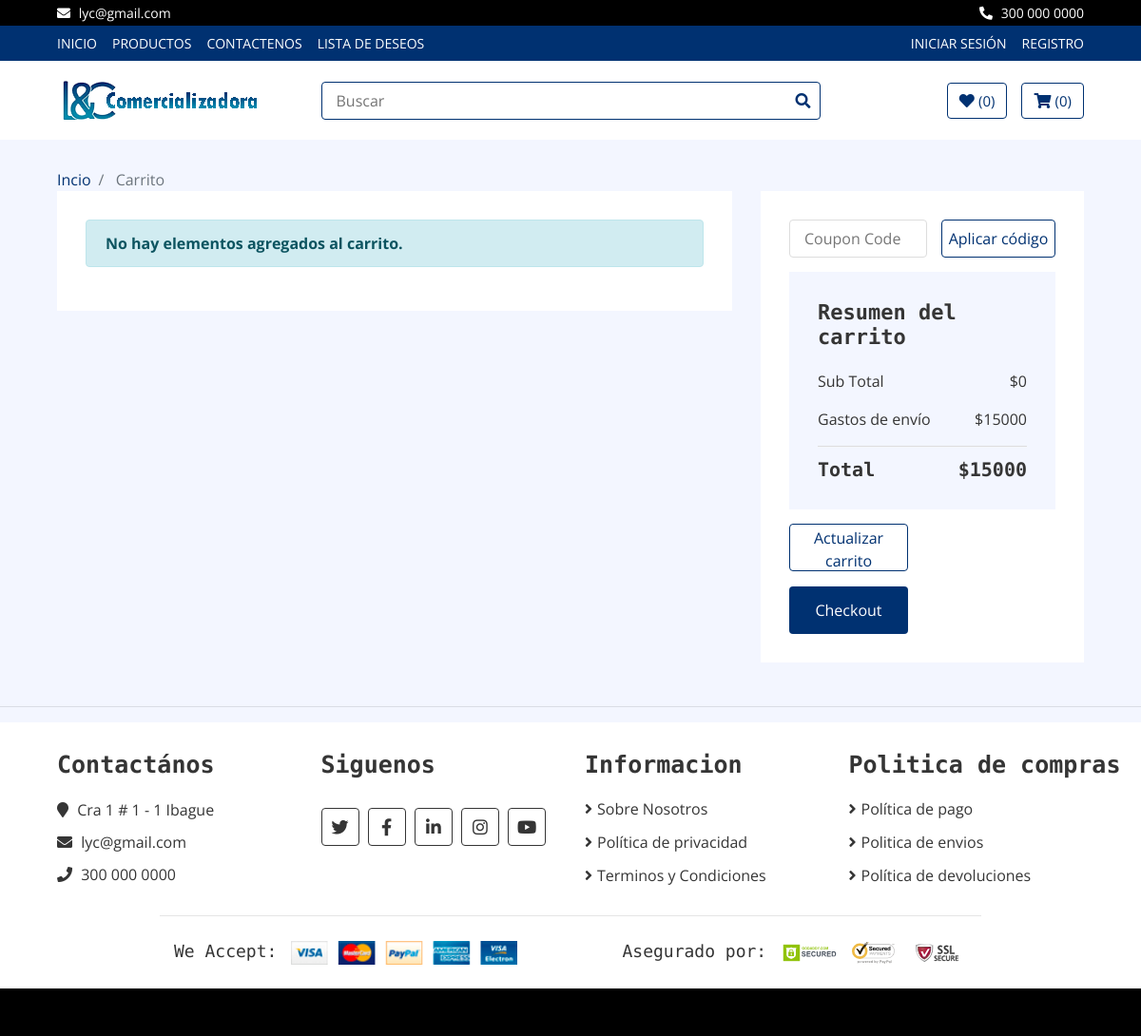
Page /cart/ on the committed database.
### politicas/models.py (models this page shows, shortened)
class CorreoEmpresa(models.Model):
    direccion = models.CharField(max_length=100)
    correo = models.EmailField(unique=True)
    telefono = models.CharField(max_length=20)

class GastosEnvio(models.Model):
    monto = models.PositiveIntegerField()

### core/views.py (the view, shortened to what this page needs)
# urls.py: path('cart/', core_views.product_cart, name='cart'),
def product_cart(request):
    cart = Cart(request)
    cart_items = []
    total_price = 0
    gastos_envio = GastosEnvio.objects.first()
    subtotal = total_price
    total = total_price + gastos_envio.monto  # Calcula el total sumando total_price y gastos de envío
    return render(request, "core/cart.html", {
        'cart_items': cart_items,
        'total_price': total_price,
        'gastos_envio': gastos_envio,
        'subtotal': subtotal,
        'total': total,
    })

### core/context_processors.py (called while the page is built)
def correo_empresa(request):
    correo_empresa = CorreoEmpresa.objects.first()
    return {'correo_empresa': correo_empresa}

### core/templates/core/cart.html (shortened to what this page needs)
{% extends 'core/base.html' %}
{% load static %}
{% block content %}
<div class="cart-page">
  <div class="breadcrumb-wrap">
    <div class="container-fluid">
      <ul class="breadcrumb">
        <li class="breadcrumb-item"><a href="{% url 'home' %}">Incio</a></li>
        <li class="breadcrumb-item active" href="{% url 'cart' %}"> Carrito</li>
      </ul>
    </div>
  </div>
  <div class="container-fluid">
    <div class="row">
      <div class="col-lg-8">
        <div class="cart-page-inner">
          {% if cart_items %}
          <div class="table-responsive">
            <table class="table table-bordered">
              <thead class="thead-dark">
                <tr>
                  <th>Producto</th>
                  <th>Precio</th>
                  <th>Cantidad</th>
                  <th>Total</th>
                  <th>Eliminar</th>
                </tr>
              </thead>
              <tbody class="align-middle">
                {% for item in cart_items %}
                <tr>
                  <td>
                    <div class="img">
                      <a href="#">
                        {% comment %}
                        <img
                          src="{{ item.product.imagen.url }}"
                          alt="{{ item.product.nombre }}"
                        />
                        {% endcomment %}
                      </a>
                      <p>{{ item.product.nombre }}</p>
                    </div>
                  </td>
                  <td>${{ item.product.precio }} COP</td>
                  <td data-product-id="{{ item.product.id }}">
                    <div class="qty">
                      <button class="btn-minus">
                        <i class="fa fa-minus"></i>
                      </button>
                      <input
                        type="text"
                        value="{{ item.quantity }}"
                        data-product-id="{{ item.product.id }}"
                        data-product-price="{{ item.product.precio }}"
                      />
                      <button class="btn-plus">
                        <i class="fa fa-plus"></i>
                      </button>
                    </div>
                  </td>
                  <td class="total-price">${{ item.total_item_price }} COP</td>
                  <td>
                    {% csrf_token %}
                    <button class="btn-delete" data-product-id="{{ item.product.id }}">
                      <i class="fa fa-trash"></i>
                    </button>
                  </td>
                </tr>
                {% endfor %}
              </tbody>
            </table>
          </div>
          {% else %}
          <div class="alert alert-info" role="alert">
            <strong>No hay elementos agregados al carrito.</strong>
        </div>
        {% endif %}
        </div>
      </div>
      <div class="col-lg-4">
        <div class="cart-page-inner">
          <div class="row">
            <div class="col-md-12">
                <div class="coupon">
                    <form method="post">
                        <input type="text" name="cupon_codigo" placeholder="Coupon Code" />
                        <button type="submit">Aplicar código</button>
                    </form>
                </div>
            </div>
            <div class="col-md-12">
                <div class="cart-summary">
                    <div class="cart-content">
                        <h1>Resumen del carrito</h1>
                        <p>Sub Total<span>${{ subtotal }}</span></p>
                        <p>Gastos de envío<span>${{ gastos_envio.monto }}</span></p>
                        <h2>Total<span>${{ total }}</span></h2>
                    </div>
                    <div class="cart-btn">
                        <button>Actualizar carrito</button>
                        <form method="post" action="{% url 'checkout' %}">
                          <button type="submit">Checkout</button>
                      </form>
                    </div>
                </div>
            </div>
        </div>
        </div>
      </div>
    </div>
  </div>
</div>
{% endblock %}

### core/templates/core/base.html (shortened to what this page needs)
<!DOCTYPE html>
<html lang="es">
<head>
  {% load static %}
  <link rel="stylesheet" href="https://cdnjs.cloudflare.com/ajax/libs/font-awesome/5.15.3/css/all.min.css">
  <link href="https://stackpath.bootstrapcdn.com/bootstrap/4.4.1/css/bootstrap.min.css" rel="stylesheet" />
  <link href="https://cdnjs.cloudflare.com/ajax/libs/font-awesome/5.10.0/css/all.min.css" rel="stylesheet" />
  <link href="{% static 'core/css/mainstyle.css' %}" rel="stylesheet" />
  <link rel="stylesheet" href="{% static 'lib/slick/slick.css' %}" type="text/css">
  <link rel="stylesheet" href="{% static 'lib/slick/slick-theme.css' %}" type="text/css">
</head>
  <body>
    <div class="top-bar">
      <div class="container-fluid">
        <div class="row">
          <div class="col-sm-6">
            <i class="fa fa-envelope"></i>
            {{ correo_empresa.correo }}
          </div>
          <div class="col-sm-6">
            <i class="fa fa-phone-alt"></i>
            {{ correo_empresa.telefono }}
          </div>
        </div>
      </div>
    </div>
    <div class="nav">
      <div class="container-fluid">
        <nav class="navbar navbar-expand-md bg-dark navbar-dark">
          <div class="collapse navbar-collapse justify-content-between" id="navbarCollapse">
            <div class="navbar-nav mr-auto">
              <a href="{% url 'home' %}" class="nav-item nav-link">Inicio</a>
              <a href="{% url 'product_list' %}" class="nav-item nav-link">Productos</a>
              <a href="{% url 'contact' %}" class="nav-item nav-link">Contactenos</a>
              <a href="{% url 'wishlist' %}" class="nav-item nav-link">Lista de Deseos</a>
            </div>
            <div class="navbar-nav ml-auto">
              {% if not request.user.is_authenticated %}
                <li class="nav-item">
                  <a class="nav-link" href="{% url 'login' %}">Iniciar sesión</a>
                </li>
                <li class="nav-item">
                  <a class="nav-link" href="{% url 'signup' %}">Registro</a>
                </li>
              {% endif %}
            </div>
          </div>
        </nav>
      </div>
    </div>
    <header class="masthead">
      <div class="bottom-bar">
        <div class="container-fluid">
          <div class="row align-items-center">
            <div class="col-md-3">
              <div class="logo">
                <a href="{% url 'home' %}">
                  <img src="/static/core/img/logo.png" alt="Logo" />
                </a>
              </div>
            </div>
            <div class="col-md-6">
              <div class="search">
                <input type="text" placeholder="Buscar" />
                <button><i class="fa fa-search"></i></button>
              </div>
            </div>
            <div class="col-md-3">
              <div class="user">
                  {% if user.is_authenticated %}
                  <a href="{% url 'wishlist' %}" class="btn wishlist">
                      <i class="fa fa-heart"></i>
                      <span>({{ request.session.wishlist|length }})</span>
                  </a>
                  <a href="{% url 'cart' %}" class="btn cart">
                      <i class="fa fa-shopping-cart"></i>
                      <span>({{ request.session.cart|length }})</span>
                  </a>
                  {% else %}
                  <a href="{% url 'login' %}" class="btn wishlist">
                      <i class="fa fa-heart"></i>
                      <span>({{ request.session.wishlist|length }})</span>
                  </a>
                  <a href="{% url 'login' %}" class="btn cart">
                      <i class="fa fa-shopping-cart"></i>
                      <span>({{ request.session.cart|length }})</span>
                  </a>
                  {% endif %}
              </div>
          </div>
          </div>
        </div>
      </div>
    </header>
    {% block content%}
    {% endblock%}
    {% if request.path != "/" %}
    <hr />
    {% endif %}
    <div class="footer_container">
      <div class="footer">
        <div class="container-fluid">
          <div class="row">
            <div class="col-lg-3 col-md-6">
              <div class="footer-widget">
                <h2>Contactános</h2>
                <div class="contact-info">
                  <p>
                    <i class="fa fa-map-marker"></i> {{ correo_empresa.direccion }}
                  </p>
                  <p>
                    <i class="fa fa-envelope"></i>
                    <a href="mailto:{{ correo_empresa.correo }}" target="_blank"
                      style="color: #353535; text-decoration: none;">{{ correo_empresa.correo }}</a>
                  </p>
                  <p><i class="fa fa-phone"></i> {{ correo_empresa.telefono }}</p>
                </div>
              </div>
            </div>
            <div class="col-lg-3 col-md-6">
              <div class="footer-widget">
                <h2>Siguenos</h2>
                <div class="contact-info">
                  <div class="social">
                    <a href="https://twitter.com/" target="_blank"><i class="fab fa-twitter"></i></a>
                    <a href="https://www.facebook.com/" target="_blank"><i class="fab fa-facebook-f"></i></a>
                    <a href="https://www.linkedin.com/" target="_blank"><i class="fab fa-linkedin-in"></i></a>
                    <a href="https://www.instagram.com/" target="_blank"><i class="fab fa-instagram"></i></a>
                    <a href="https://www.youtube.com/" target="_blank"><i class="fab fa-youtube"></i></a>
                  </div>
                </div>
              </div>
            </div>
            <div class="col-lg-3 col-md-6">
              <div class="footer-widget">
                <h2>Informacion</h2>
                <ul>
                  <li><a href="{% url 'sobre-nosotros' %}">Sobre Nosotros</a></li>
                  <li><a href="{% url 'politica-privacidad' %}">Política de privacidad</a></li>
                  <li><a href="{% url 'terminos-condiciones' %}">Terminos y Condiciones</a></li>
                </ul>
              </div>
            </div>
            <div class="col-lg-3 col-md-6">
              <div class="footer-widget">
                <h2>Politica de compras</h2>
                <ul>
                  <li><a href="{% url 'politica-pagos' %}">Política de pago</a></li>
                  <li><a href="{% url 'politica-envios' %}">Politica de envios</a></li>
                  <li><a href="{% url 'politica-devoluciones' %}">Política de devoluciones</a></li>
                </ul>
              </div>
            </div>
          </div>
          <div class="row payment align-items-center">
            <div class="col-md-6">
              <div class="payment-method">
                <h2>We Accept:</h2>
                <img src="{% static 'core/img/payment-method.png' %}" alt="Payment Method" />
              </div>
            </div>
            <div class="col-md-6">
              <div class="payment-security">
                <h2>Asegurado por:</h2>
                <img src="{% static 'core/img/godaddy.svg' %}" alt="Payment Security" />
                <img src="{% static 'core/img/norton.svg' %}" alt="Payment Security" />
                <img src="{% static 'core/img/ssl.svg' %}" alt="Payment Security" />
              </div>
            </div>
          </div>
        </div>
      </div>
      <div class="footer-bottom">
      </div>
    </div>
  </body>
</html>

### rows in the picture
CorreoEmpresa: correo "lyc@gmail.com", telefono "300 000 0000", direccion "Cra 1 # 1 - 1 Ibague"
GastosEnvio: monto "15000"

### other values in the picture
{{ request.session.wishlist|length }} "0"
{{ request.session.cart|length }} "0"
{{ subtotal }} "0"
{{ total }} "15000"
